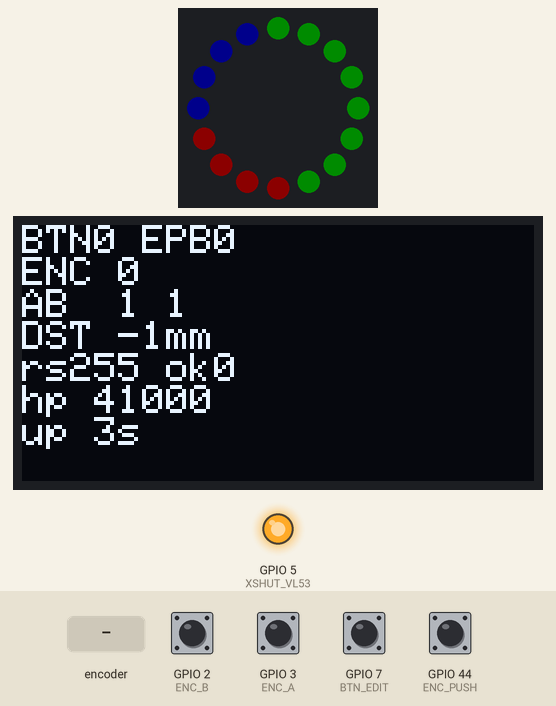
A sketch run on a simulated Seeed XIAO ESP32-S3. Shown: 16 RGB LEDs in a ring, first at the top, clockwise, 128×64 one-colour display, output pins drawn as LEDs (lit = HIGH). Inputs (shaded band) come from the test bench; at power-on: GPIO 2 (ENC_B), GPIO 3 (ENC_A), GPIO 7 (BTN_EDIT), GPIO 44 (ENC_PUSH) HIGH. Dim RGB values are drawn brighter than linear; what the sketch prints to the serial monitor is not drawn.

Above: at 3.4 s.
3.5 s: GPIO 7 (BTN_EDIT) pulled LOW for 0.15 s
At 3.57 s:
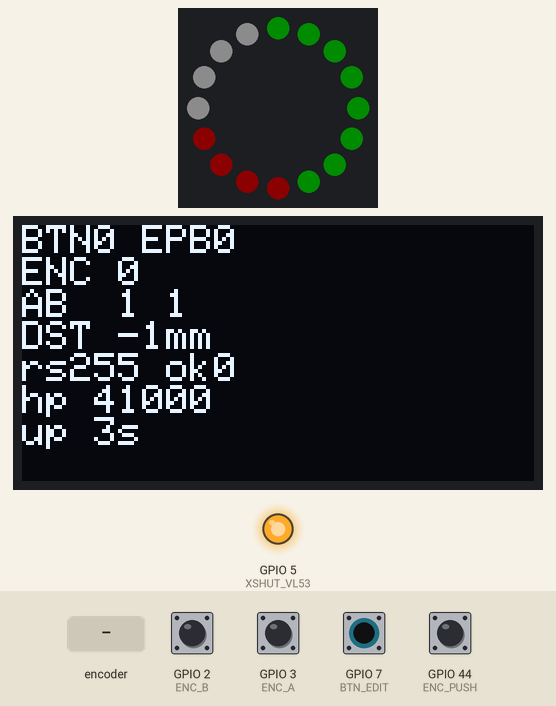
4.2 s: rotary encoder on GPIO 3 (ENC_A) / GPIO 2 (ENC_B) turned 3 steps (first pin leading)
At 5.5 s:
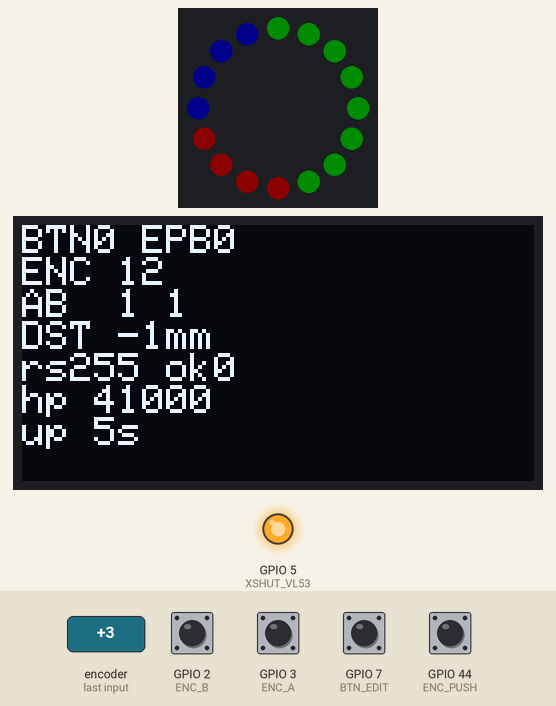
6.3 s: GPIO 44 (ENC_PUSH) pulled LOW for 0.15 s
At 6.55 s:
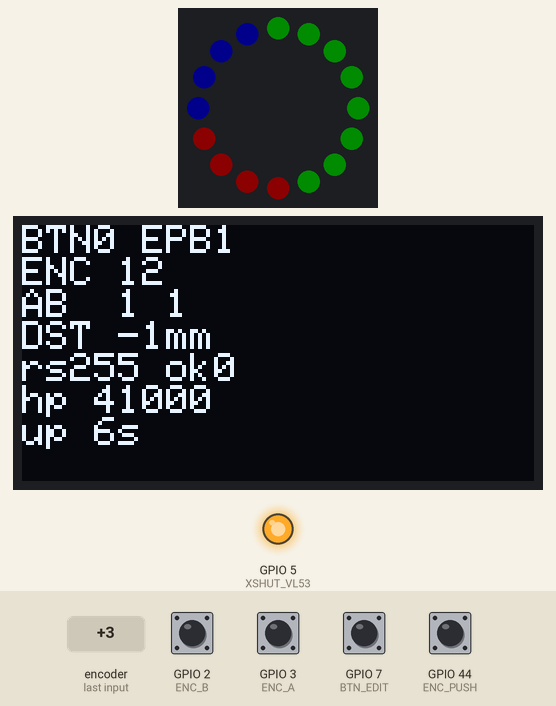
8.1 s: GPIO 7 (BTN_EDIT) pulled LOW for 1 s
At 8.7 s:
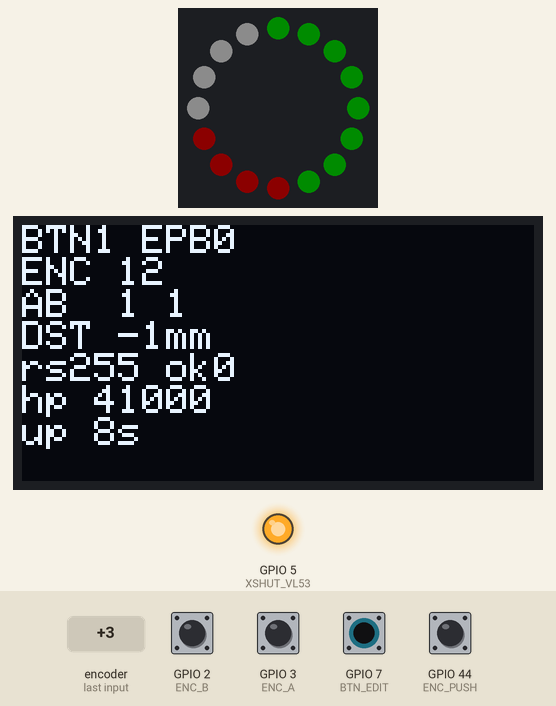
10.6 s: GPIO 44 (ENC_PUSH) pulled LOW for 1 s
At 11.4 s:
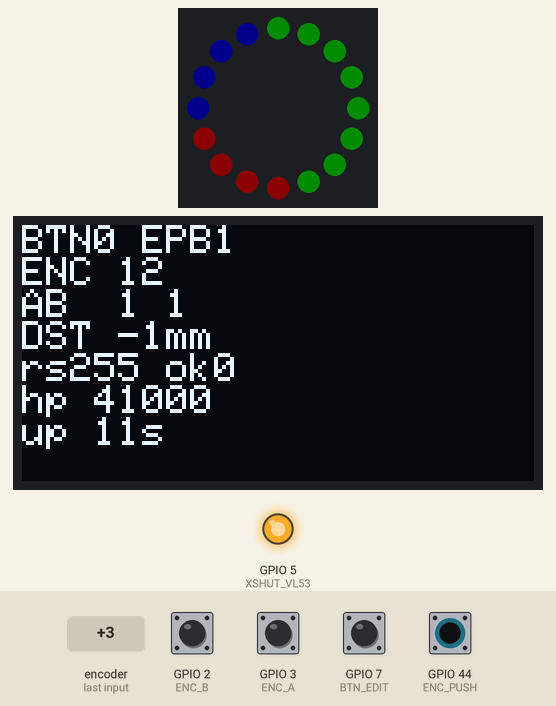
13.1 s: rotary encoder on GPIO 3 (ENC_A) / GPIO 2 (ENC_B) turned 1 step (first pin leading)
At 14.9 s:
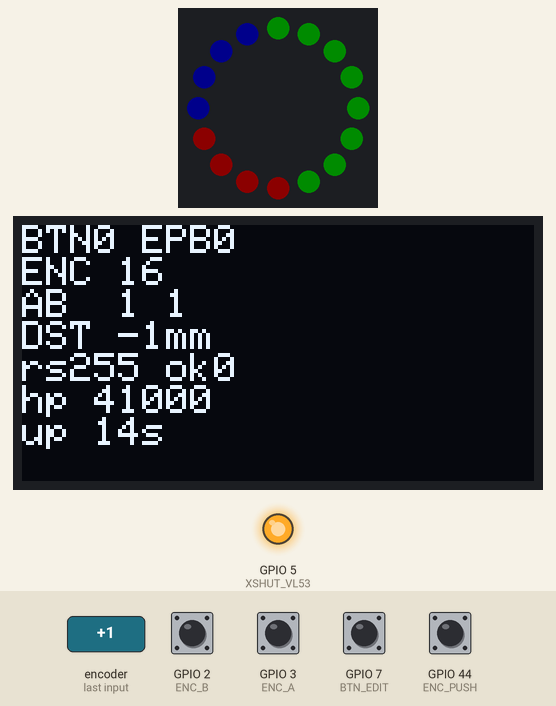
Timing chart, 0 to 16.4 s (numbered marks = the images above; inputs shaded):
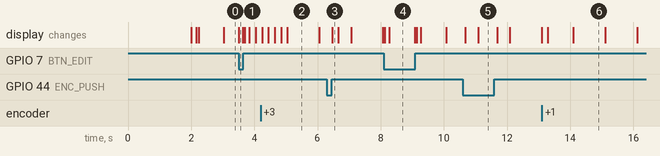

Measured:
- what the display in image 6 shows lasts 1.0 s, from 14.1 s to 15.1 s

The sketch:

debug.ino
```cpp
// debug.ino — hardware diagnostic for the MIDI Guitar board.
//
// Exercises each peripheral and reports status over Serial. Uses the
// NeoPixel ring as a fallback display so you can read results even if
// the OLED is dead.
//
// Board: XIAO_ESP32S3, USB: USB-OTG (TinyUSB)
// Libs : SparkFun VL53L1X, Adafruit NeoPixel, Adafruit SSD1306, Adafruit GFX
//
// Ring layout (when running):
//   px  0..3   green        = MCU + NeoPixel alive  (always)
//   px  4..7   green / red  = OLED init OK / fail
//   px  8..11  green / red  = ToF  init OK / fail
//   px 12..15  white / blue = SW1 pressed / released  (live)

#include <Wire.h>
#include <SparkFun_VL53L1X.h>
#include <Adafruit_NeoPixel.h>
#include <Adafruit_GFX.h>
#include <Adafruit_SSD1306.h>

// Pin map matches finalMidiGuitar schematic (XIAO ESP32S3 socket M1).
#define I2C_SDA     43
#define I2C_SCL     6
#define I2C_FREQ    400000
#define XSHUT_VL53  5
#define VL53_INT    9
#define STRIP_PIN   1
#define BTN_EDIT    7
#define ENC_A       3
#define ENC_B       2
#define ENC_PUSH    44
#define NUM_PIXELS  16
#define OLED_ADDR   0x3C
#define OLED_W      128
#define OLED_H      64

Adafruit_NeoPixel ring(NUM_PIXELS, STRIP_PIN, NEO_GRB + NEO_KHZ800);
Adafruit_SSD1306  oled(OLED_W, OLED_H, &Wire);
SFEVL53L1X        sensor;

static bool oledOK   = false;
static bool sensorOK = false;
static uint8_t  i2cFound[16];   // bitmap of addresses 0..127, 8 per byte
static uint8_t  i2cCount = 0;

// Counters (volatile for ISR access)
static volatile int32_t  encCount    = 0;   // quadrature net rotation
static volatile uint32_t encA_irqs   = 0;   // raw A-edge count
static volatile uint32_t encB_irqs   = 0;   // raw B-edge count
static volatile uint8_t  encState    = 0;
// Loop-side edge counters (incremented when raw pin transitions LOW)
static uint32_t btnEdges = 0, epbEdges = 0;

// ToF stats
static int16_t  distLast = -1, distMin = 9999, distMax = -1;
static uint8_t  rangeStatusLast = 255;
static uint16_t signalRate = 0;
static uint16_t ambientRate = 0;
static uint32_t distOK = 0, distFail = 0;

static void IRAM_ATTR encISR_A() {
    encA_irqs++;
    static const int8_t tbl[16] = { 0, -1, 1, 0, 1, 0, 0, -1, -1, 0, 0, 1, 0, 1, -1, 0 };
    uint8_t s = (digitalRead(ENC_A) << 1) | digitalRead(ENC_B);
    encCount += tbl[(encState << 2) | s];
    encState = s;
}
static void IRAM_ATTR encISR_B() {
    encB_irqs++;
    static const int8_t tbl[16] = { 0, -1, 1, 0, 1, 0, 0, -1, -1, 0, 0, 1, 0, 1, -1, 0 };
    uint8_t s = (digitalRead(ENC_A) << 1) | digitalRead(ENC_B);
    encCount += tbl[(encState << 2) | s];
    encState = s;
}

static void scanBus() {
    Serial.println("[I2C] scanning...");
    memset(i2cFound, 0, sizeof(i2cFound));
    i2cCount = 0;
    for (uint8_t a = 1; a < 127; a++) {
        Wire.beginTransmission(a);
        if (Wire.endTransmission() == 0) {
            Serial.printf("       0x%02X\n", a);
            i2cFound[a >> 3] |= (1 << (a & 7));
            i2cCount++;
        }
    }
    Serial.printf("[I2C] %u device(s) responded\n", i2cCount);
}

static bool i2cHas(uint8_t a) { return i2cFound[a >> 3] & (1 << (a & 7)); }

static void paintRing(bool oledFound, bool sensorFound) {
    ring.clear();
    for (int i = 0;  i < 4;  i++) ring.setPixelColor(i, ring.Color(0, 80, 0));
    for (int i = 4;  i < 8;  i++) ring.setPixelColor(i, oledFound   ? ring.Color(0, 80, 0) : ring.Color(80, 0, 0));
    for (int i = 8;  i < 12; i++) ring.setPixelColor(i, sensorFound ? ring.Color(0, 80, 0) : ring.Color(80, 0, 0));
    bool pressed = digitalRead(BTN_EDIT) == LOW;
    for (int i = 12; i < 16; i++) ring.setPixelColor(i, pressed ? ring.Color(80, 80, 80) : ring.Color(0, 0, 80));
    ring.show();
}

static void printBootSummary() {
    Serial.println("\n----- boot summary -----");
    Serial.printf("  oledOK   : %s (0x3C %sACK)\n", oledOK   ? "yes" : "no",  i2cHas(0x3C) ? ""  : "no ");
    Serial.printf("  sensorOK : %s (0x29 %sACK)\n", sensorOK ? "yes" : "no",  i2cHas(0x29) ? ""  : "no ");
    Serial.printf("  i2c devs : %u\n", i2cCount);
    Serial.printf("  free heap: %u bytes\n", (unsigned)ESP.getFreeHeap());
    Serial.printf("  cpu freq : %u MHz\n", (unsigned)getCpuFrequencyMhz());
    Serial.printf("  uptime   : %lu ms\n", (unsigned long)millis());
    Serial.println("------------------------\n");
}

void setup() {
    Serial.begin(115200);
    delay(2000);
    Serial.println("\n========================================");
    Serial.println("  MidiGuitar — hardware debug");
    Serial.println("========================================");

    // NeoPixel first so there's always *some* visual feedback.
    ring.begin();
    ring.setBrightness(40);
    for (int i = 0; i < NUM_PIXELS; i++) ring.setPixelColor(i, ring.Color(80, 80, 0));
    ring.show();
    Serial.println("[NeoPixel] init OK — ring should be yellow");

    // Inputs
    pinMode(BTN_EDIT, INPUT_PULLUP);
    pinMode(ENC_A,    INPUT_PULLUP);
    pinMode(ENC_B,    INPUT_PULLUP);
    pinMode(ENC_PUSH, INPUT_PULLUP);
    delay(5);
    encState = (digitalRead(ENC_A) << 1) | digitalRead(ENC_B);
    attachInterrupt(digitalPinToInterrupt(ENC_A), encISR_A, CHANGE);
    attachInterrupt(digitalPinToInterrupt(ENC_B), encISR_B, CHANGE);
    Serial.printf("[Inputs] raw at boot: BTN=%d EPB=%d ENC_A=%d ENC_B=%d (1=released/idle high)\n",
                  digitalRead(BTN_EDIT), digitalRead(ENC_PUSH),
                  digitalRead(ENC_A),    digitalRead(ENC_B));

    // ToF clean-boot: pulse XSHUT low then high.
    pinMode(XSHUT_VL53, OUTPUT);
    digitalWrite(XSHUT_VL53, LOW);
    delay(10);
    digitalWrite(XSHUT_VL53, HIGH);
    delay(10);
    pinMode(VL53_INT, INPUT_PULLUP);

    // I2C
    Wire.begin(I2C_SDA, I2C_SCL, I2C_FREQ);
    delay(50);
    scanBus();

    // OLED
    Serial.print("[OLED] init at 0x3C... ");
    oledOK = oled.begin(SSD1306_SWITCHCAPVCC, OLED_ADDR);
    Serial.println(oledOK ? "OK" : "FAIL");
    if (oledOK) {
        oled.clearDisplay();
        oled.setTextSize(1);
        oled.setTextColor(SSD1306_WHITE);
        oled.setCursor(0, 0);
        oled.println("DEBUG MODE");
        oled.println("OLED ok");
        oled.display();
    }

    // ToF — try default address 0x29 (cleanest after XSHUT cycle).
    Serial.print("[ToF] init at 0x29... ");
    if (sensor.begin() == 0) {
        sensor.setDistanceModeLong();
        sensor.setTimingBudgetInMs(20);
        sensor.setIntermeasurementPeriod(20);
        sensor.startRanging();
        sensorOK = true;
        Serial.println("OK");
    } else {
        Serial.println("FAIL");
    }

    printBootSummary();

    Serial.println("Live readout legend:");
    Serial.println("  BTN/EPB     = SW1 / encoder-push state (1=pressed)");
    Serial.println("  bedge/eedge = transition counts (press to bump)");
    Serial.println("  A B         = raw ENC_A / ENC_B pin states");
    Serial.println("  enc         = quadrature accumulated count");
    Serial.println("  Aint Bint   = raw ISR counts (CHANGE)");
    Serial.println("  dist        = mm  (rs=range status, sig=signal kcps, amb=ambient kcps)");
    Serial.println("  ok/fail     = ToF measurements with status 0 vs anything else");
    Serial.println();
}

void loop() {
    static uint32_t tPrint  = 0;
    static uint32_t tStatus = 0;
    static uint32_t tBoot   = 0;
    static uint32_t tRescan = 0;
    static bool     btnPrev = HIGH, epbPrev = HIGH;

    // Latch input edges (every loop, fast)
    bool btnRaw = digitalRead(BTN_EDIT) == LOW;
    bool epbRaw = digitalRead(ENC_PUSH) == LOW;
    if (btnRaw && !btnPrev) btnEdges++;
    if (epbRaw && !epbPrev) epbEdges++;
    btnPrev = btnRaw;
    epbPrev = epbRaw;

    // Sensor poll
    if (sensorOK && sensor.checkForDataReady()) {
        rangeStatusLast = sensor.getRangeStatus();
        int16_t d = sensor.getDistance();
        signalRate  = sensor.getSignalRate();
        ambientRate = sensor.getAmbientRate();
        sensor.clearInterrupt();
        if (rangeStatusLast == 0) {
            distLast = d;
            if (d < distMin) distMin = d;
            if (d > distMax) distMax = d;
            distOK++;
        } else {
            distFail++;
        }
    }

    // Periodic per-200ms console line + OLED refresh
    if (millis() - tPrint > 200) {
        tPrint = millis();
        bool A = digitalRead(ENC_A);
        bool B = digitalRead(ENC_B);
        Serial.printf(
            "BTN=%d EPB=%d  bedge=%lu eedge=%lu  A=%d B=%d enc=%6ld  Aint=%lu Bint=%lu  "
            "dist=%4d rs=%u sig=%u amb=%u  ok=%lu fail=%lu  heap=%u up=%lus\n",
            btnRaw, epbRaw,
            (unsigned long)btnEdges, (unsigned long)epbEdges,
            A, B, (long)encCount,
            (unsigned long)encA_irqs, (unsigned long)encB_irqs,
            distLast, rangeStatusLast, signalRate, ambientRate,
            (unsigned long)distOK, (unsigned long)distFail,
            (unsigned)ESP.getFreeHeap(),
            (unsigned long)(millis() / 1000));
        if (oledOK) {
            oled.clearDisplay();
            oled.setCursor(0, 0);
            oled.printf("BTN%d EPB%d\n", btnRaw, epbRaw);
            oled.printf("ENC %ld\n", (long)encCount);
            oled.printf("AB  %d %d\n", A, B);
            oled.printf("DST %dmm\n", distLast);
            oled.printf("rs%u ok%lu\n", rangeStatusLast, (unsigned long)distOK);
            oled.printf("hp %u\n", (unsigned)ESP.getFreeHeap());
            oled.printf("up %lus\n", (unsigned long)(millis() / 1000));
            oled.display();
        }
    }

    // Status ring tick
    if (millis() - tStatus > 60) {
        tStatus = millis();
        paintRing(oledOK, sensorOK);
    }

    // Re-scan I2C every 5 seconds (catches devices that come/go)
    if (millis() - tRescan > 5000) {
        tRescan = millis();
        scanBus();
    }

    // Re-print boot summary every 30 seconds (so you don't need to scroll up)
    if (millis() - tBoot > 30000) {
        tBoot = millis();
        printBootSummary();
    }
}
```
